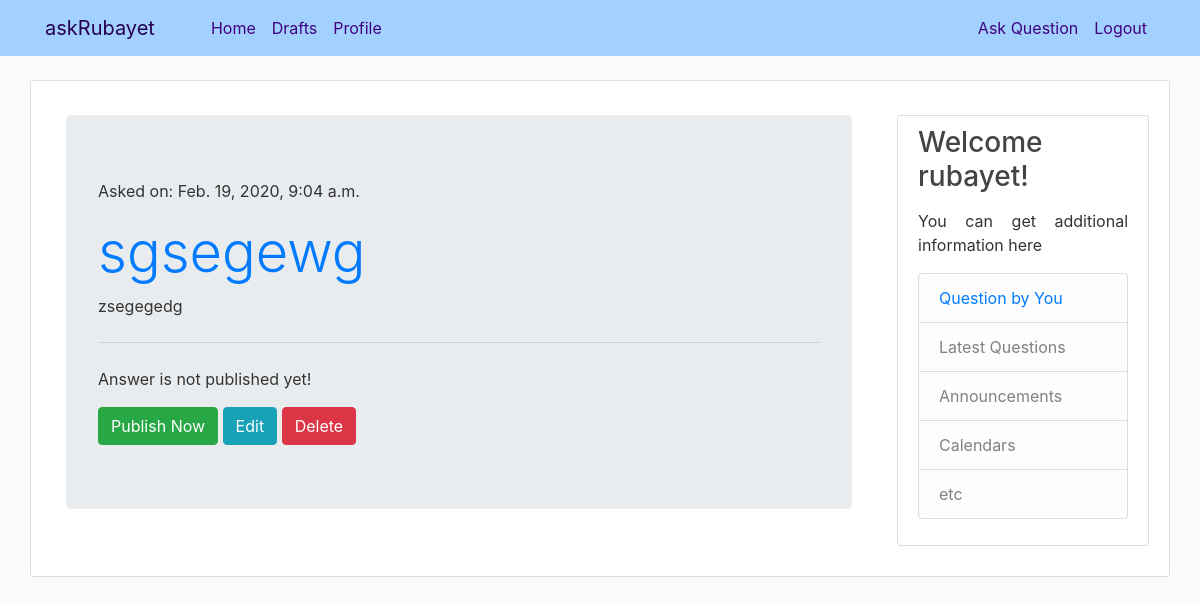
The page /drafts/ (signed in) on the database as committed earlier.
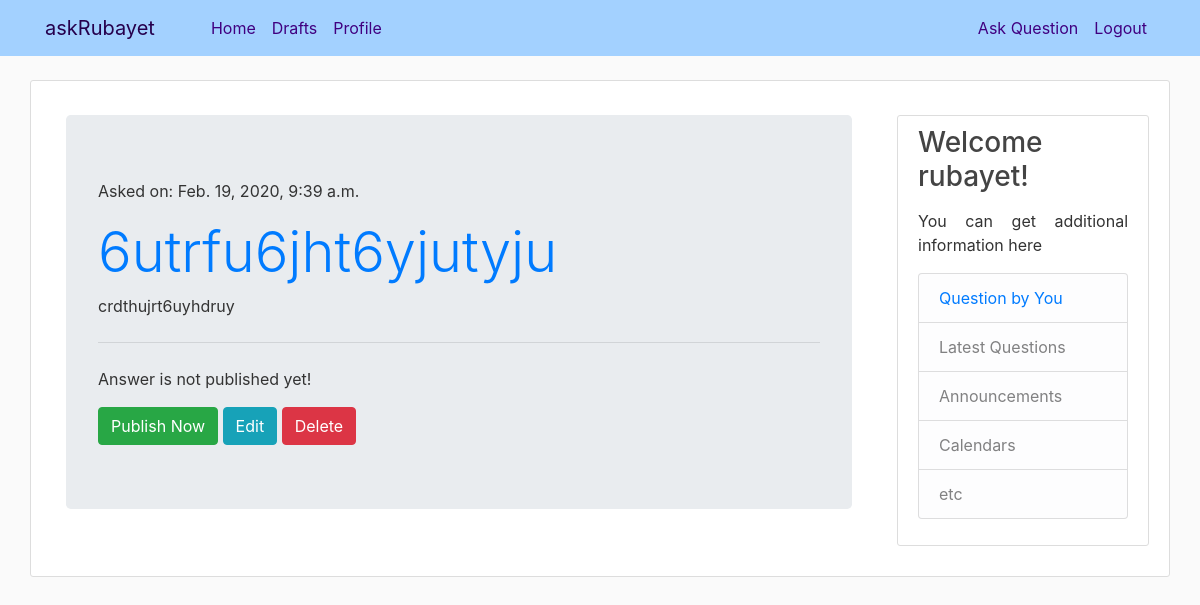
The same page on the database as committed later.
### ask/models.py (models this page shows, shortened)
class Question(models.Model):
    author                  = models.ForeignKey(settings.AUTH_USER_MODEL, on_delete=models.CASCADE)
    title                   = models.CharField(max_length=300)
    optional_description    = models.TextField(blank=True, null=True)
    created_date            = models.DateTimeField(default=timezone.now)
    published_date          = models.DateTimeField(blank=True, null=True)

### ask/views.py (the view)
# urls.py: path('drafts/', views.question_draft_list, name='question_draft_list'),
@login_required
def question_draft_list(request):
    ques = Question.objects.filter(published_date__isnull=True).order_by('created_date')
    return render(request, 'ask/question_draft_list.html', {'ques': ques})

### ask/templates/ask/question_draft_list.html
{% extends "ask/base.html" %}
{% block content %}
<div class="container">
  {% for que in ques %}
  <div class="jumbotron">
    <p>Asked on: {{ que.created_date }}</p>
    <h1 class="display-4"><a href="{% url 'ques_detail' pk=que.pk %}">{{ que.title }}</a></h1>
    <p >{{ que.optional_description|linebreaksbr }}</p>
    <hr class="my-4">
    {% if que.published_date %}
      {% if que.author.first_name %}
      <h5>{{ que.author.first_name }} Says:</h5>
      {% else %}
      <h5>{{ que.author }} Says:</h5>
      {% endif %}
      <p class="lead">{{ que.answer }}</p>
    {% else %}
      {% if not user.is_authenticated %}
        <p>Answer is not published yet! Please come back later.</p>
      {% else %}
        <p>Answer is not published yet!</p>
        <a class="btn btn-success" href="{% url 'ques_publish' pk=que.pk %}">Publish Now</a>
      {% endif %}
      {% if user.is_authenticated %}
        <a class="btn btn-info" href="{% url 'ques_edit' pk=que.pk %}"><span class="glyphicon glyphicon-pencil">Edit</span></a>
        <a class="btn btn-danger" href="{% url 'ques_remove' pk=que.pk %}"><span class="glyphicon glyphicon-remove">Delete</span></a>
      {% endif %}
    {% endif %}
  </div>
  {% empty %}
    <p>No question to moderate.</p>
  {% endfor %}
</div>
{% endblock content %}

Rows that differ between the two databases and show on the page:
no longer on this page (row edited): Question: created_date "Feb. 19, 2020, 9:04 a.m.", title "sgsegewg", optional_description "zsegegedg", shows "Answer is not published yet!", shows "Edit"
added Question: created_date "Feb. 19, 2020, 9:39 a.m.", title "6utrfu6jht6yjutyju", optional_description "crdthujrt6uyhdruy", shows "Answer is not published yet!", shows "Edit"
